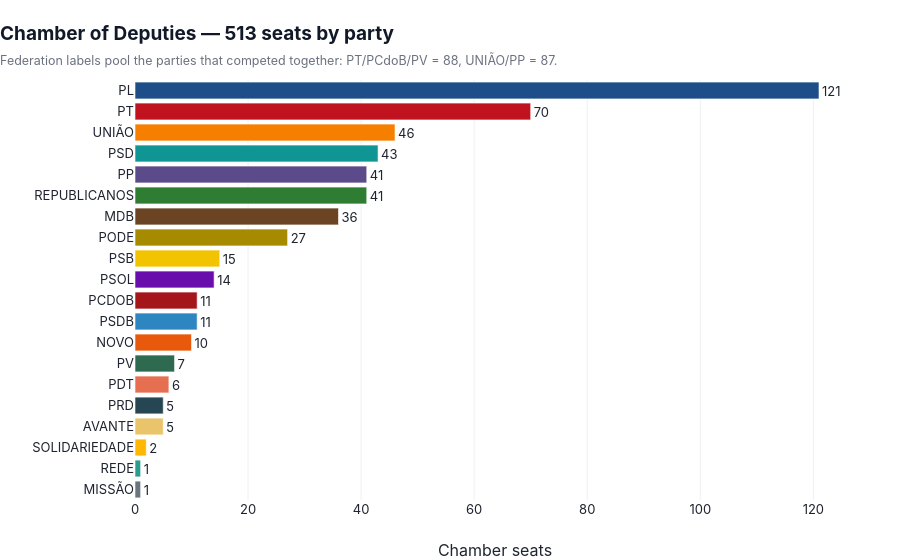

Notebook code cell kept with this figure:
### Markdown cell above
## 1. The shape of the new Congress

The Chamber elected in 2026 has **513 deputies from 20 parties**. Measured by the party label alone that is a fragmented chamber; measured by **federation** — the unit that actually competes in proportional elections — it has 15 competitors, and two of them (PL and the PT/PCdoB/PV federation) hold 209 seats between them.

### Code cell
ch_party = ch_win.groupby("SG_PARTIDO", as_index=False).size().rename(columns={"size": "seats"})
ch_party["share"] = 100 * ch_party.seats / ch_party.seats.sum()
ch_party = ch_party.sort_values("seats", ascending=False)

fed = {"PT": "PT/PCdoB/PV", "PCDOB": "PT/PCdoB/PV", "PV": "PT/PCdoB/PV",
       "UNIÃO": "UNIÃO/PP", "PP": "UNIÃO/PP", "PSDB": "PSDB/Cidadania", "CIDADANIA": "PSDB/Cidadania",
       "PRD": "PRD/Solidariedade", "SOLIDARIEDADE": "PRD/Solidariedade",
       "PSOL": "PSOL/REDE", "REDE": "PSOL/REDE"}
ch_party["federation"] = ch_party.SG_PARTIDO.map(fed).fillna(ch_party.SG_PARTIDO)

fig = go.Figure(go.Bar(
    x=ch_party.seats, y=ch_party.SG_PARTIDO, orientation="h",
    marker=dict(color=[elib.party_color(p) for p in ch_party.SG_PARTIDO], line=dict(color="white", width=0.6)),
    text=ch_party.seats, textposition="outside",
    customdata=np.stack([ch_party.federation, ch_party.share.map(lambda v: f"{v:.1f}%")], axis=-1),
    hovertemplate="<b>%{y}</b><br>%{customdata[0]}<br>%{x} seats (%{customdata[1]})<extra></extra>"))
fig.update_xaxes(title="Chamber seats")
fig.update_yaxes(autorange="reversed")
fig.update_layout(margin=dict(l=135, r=45, t=80, b=60))
elib.finish(fig, "Chamber of Deputies — 513 seats by party",
            "Federation labels pool the parties that competed together: PT/PCdoB/PV = 88, UNIÃO/PP = 87.", height=560)
elib.save(fig, "n2_chamber_party")
fig.show()

### Figure 1 — Plotly figure (JSON) as saved in the notebook; plotly's stock layout.template omitted (floating-point values rounded to 4 significant figures)
{"data": [{"customdata": [["PL", "23.6%"], ["PT/PCdoB/PV", "13.6%"], ["UNIÃO/PP", "9.0%"], ["PSD", "8.4%"], ["UNIÃO/PP", "8.0%"], ["REPUBLICANOS", "8.0%"], ["MDB", "7.0%"], ["PODE", "5.3%"], ["PSB", "2.9%"], ["PSOL/REDE", "2.7%"], ["PT/PCdoB/PV", "2.1%"], ["PSDB/Cidadania", "2.1%"], ["NOVO", "1.9%"], ["PT/PCdoB/PV", "1.4%"], ["PDT", "1.2%"], ["PRD/Solidariedade", "1.0%"], ["AVANTE", "1.0%"], ["PRD/Solidariedade", "0.4%"], ["PSOL/REDE", "0.2%"], ["MISSÃO", "0.2%"]], "hovertemplate": "<b>%{y}</b><br>%{customdata[0]}<br>%{x} seats (%{customdata[1]})<extra></extra>", "marker": {"color": ["#1d4e89", "#c1121f", "#f77f00", "#0e9594", "#5b4b8a", "#2e7d32", "#6b4423", "#a68a00", "#f2c300", "#6a0dad", "#a4161a", "#2e86c1", "#e8590c", "#2d6a4f", "#e76f51", "#264653", "#e9c46a", "#ffb703", "#2a9d8f", "#6c757d"], "line": {"color": "white", "width": 0.6}}, "orientation": "h", "text": [121.0, 70.0, 46.0, 43.0, 41.0, 41.0, 36.0, 27.0, 15.0, 14.0, 11.0, 11.0, 10.0, 7.0, 6.0, 5.0, 5.0, 2.0, 1.0, 1.0], "textposition": "outside", "x": [121, 70, 46, 43, 41, 41, 36, 27, 15, 14, 11, 11, 10, 7, 6, 5, 5, 2, 1, 1], "y": ["PL", "PT", "UNIÃO", "PSD", "PP", "REPUBLICANOS", "MDB", "PODE", "PSB", "PSOL", "PCDOB", "PSDB", "NOVO", "PV", "PDT", "PRD", "AVANTE", "SOLIDARIEDADE", "REDE", "MISSÃO"], "type": "bar"}], "layout": {"xaxis": {"title": {"text": "Chamber seats"}}, "yaxis": {"autorange": "reversed"}, "margin": {"l": 135, "r": 45, "t": 80, "b": 60}, "title": {"text": "<b>Chamber of Deputies — 513 seats by party</b><br><span style='font-size:12.5px;color:#6b7280'>Federation labels pool the parties that competed together: PT/PCdoB/PV = 88, UNIÃO/PP = 87.</span>", "x": 0.0, "xanchor": "left"}, "height": 560}}
